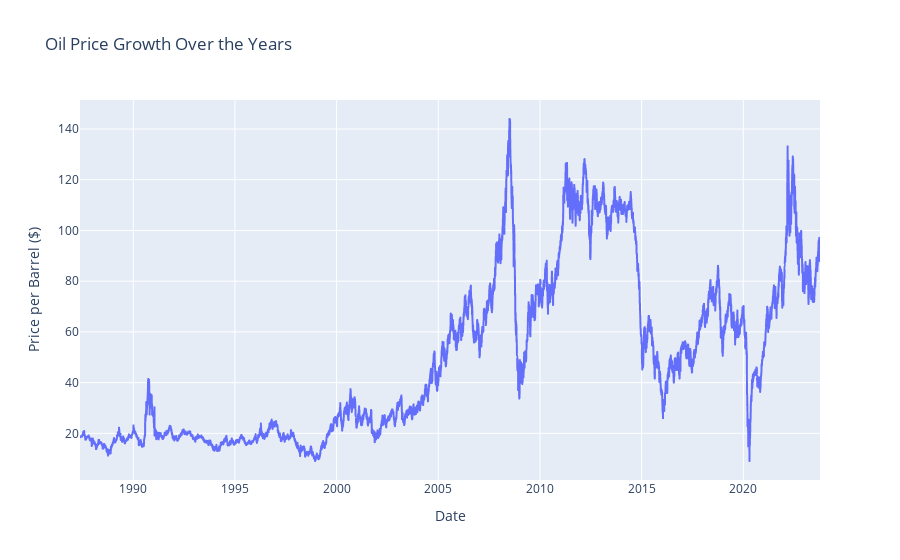

Write notebook code for a chart like this one.
### Code cell
oil_price_fig = px.line(oil_prices, "Date", "Price per Barrel ($)", title='Oil Price Growth Over the Years')
oil_price_fig.show()

### Figure 1 — Plotly figure (JSON) as saved in the notebook; plotly's stock layout.template omitted (floating-point values rounded to 4 significant figures; data arrays with more than 128 entries replaced by an {"elided": "..."} marker saying what was removed)
{"data": [{"hovertemplate": "Date=%{x}<br>Price per Barrel ($)=%{y}<extra></extra>", "legendgroup": "", "line": {"color": "#636efa", "dash": "solid"}, "marker": {"symbol": "circle"}, "mode": "lines", "name": "", "showlegend": false, "type": "scattergl", "x": {"elided": "9236 str values"}, "xaxis": "x", "y": {"elided": "9236 float values"}, "yaxis": "y"}], "layout": {"legend": {"tracegroupgap": 0}, "title": {"text": "Oil Price Growth Over the Years"}, "xaxis": {"anchor": "y", "domain": [0, 1], "title": {"text": "Date"}}, "yaxis": {"anchor": "x", "domain": [0, 1], "title": {"text": "Price per Barrel ($)"}}}}
